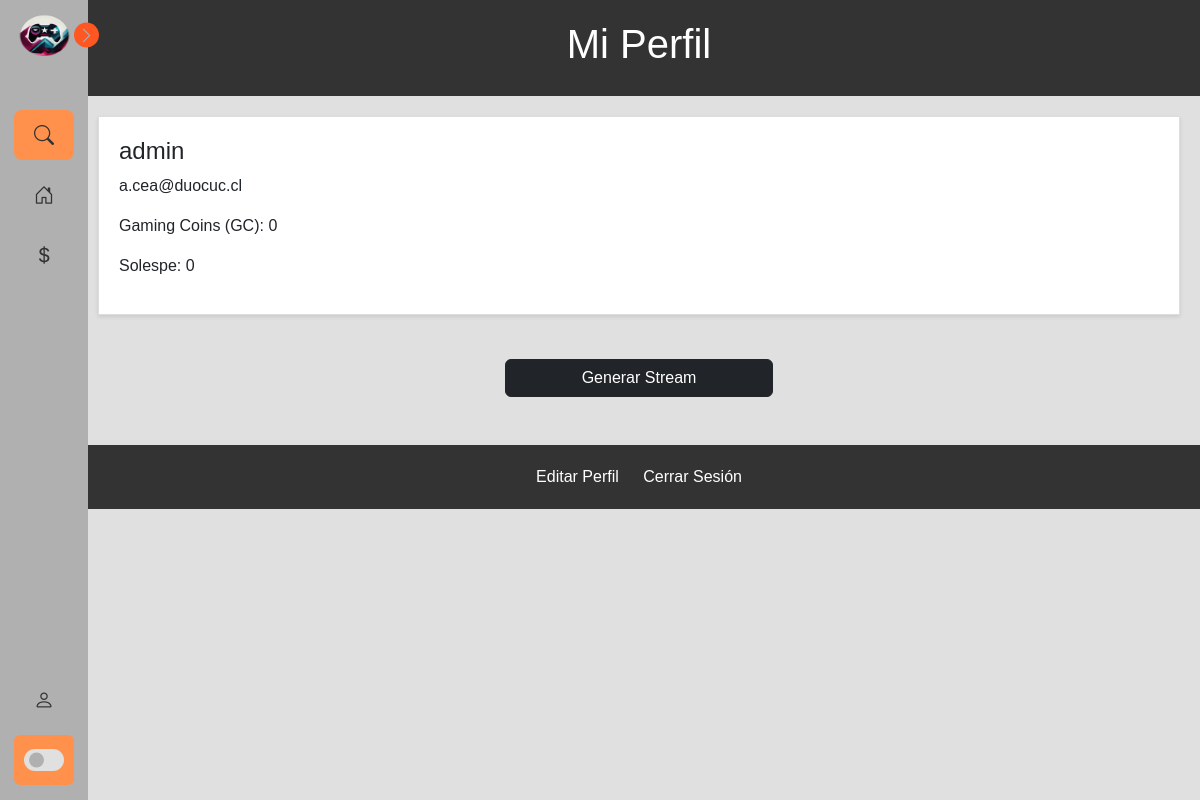
Before: /perfil (signed in) with the older database file.
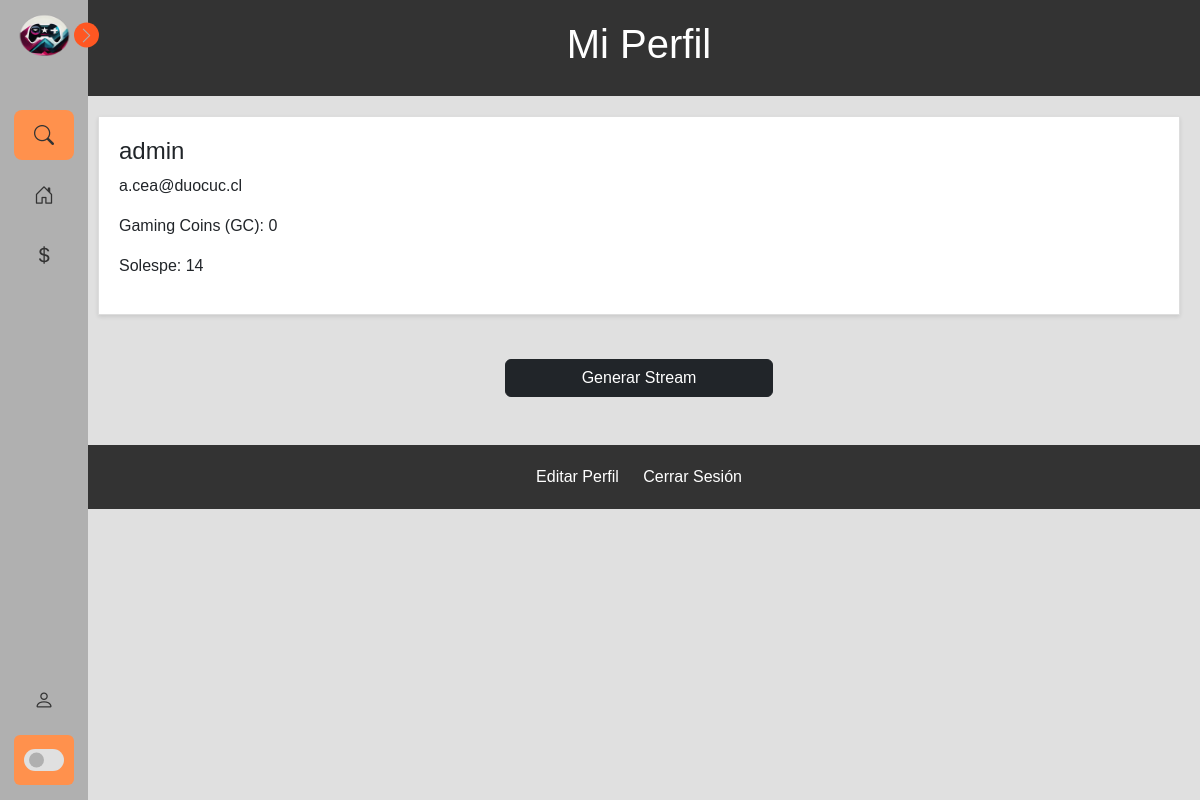
After: the same page with the newer database file.
### tvapp/models.py (models this page shows, shortened)
class Solespe(models.Model):
    usuario = models.OneToOneField(User, on_delete=models.CASCADE)
    cantidadSolespe = models.IntegerField(default=0)

### tvapp/views.py (the view)
# urls.py: path('perfil', views.perfil, name='perfil'),
@login_required
def perfil(request):
    if request.method == 'POST' and 'logout' in request.POST:
        logout(request)
        return redirect('inicio')  # Redirige al usuario a la página de inicio.
    usuario_actual = request.user
    username = usuario_actual.username
    email = usuario_actual.email
    puntos_usuario = Puntos.objects.get(usuario=request.user)
    solespe_usuario, creado = Solespe.objects.get_or_create(usuario=request.user)
    return render(request, 'perfil.html', {'puntos_usuario': puntos_usuario, 'solespe_usuario': solespe_usuario})

### tvapp/templates/perfil.html (shortened to what this page needs)
{% extends 'baseInicio.html' %}
{% load static %}
{% block head %}
<link rel="stylesheet" type="text/css" href="{% static 'css/stylePerfil.css' %}">
{% endblock %}
{% block content %}
<header class="headerPerfil">
    <h1>Mi Perfil</h1>
</header>
<div class="profile">
    <div class="user-info">
        <h2>{{ user.username }}</h2>
        <p>{{ user.email }}</p>
        <p>Gaming Coins (GC): {{ puntos_usuario.puntos }}</p>
        <p>Solespe: {{ solespe_usuario.cantidadSolespe }}</p>
    </div>
</div>
<div class="container mb-5">
    <div class="row justify-content-center mt-3">
        <div class="col-md-6">
            <div class="d-grid gap-2 col-6 mx-auto">
                <a class="btn btn-dark" href="formuSala">Generar Stream</a>
            </div>
        </div>
    </div>
</div>
<footer>
    <footer>
        <a class="botones" href="{% url 'editar_perfil' %}">Editar Perfil</a>
        <a class="botones" href="{% url 'logout' %}">Cerrar Sesión</a>
    </footer>
</footer>
{% endblock %}

Changed rows visible on the page:
removed Solespe: cantidadSolespe "0"
added Solespe: cantidadSolespe "14"
